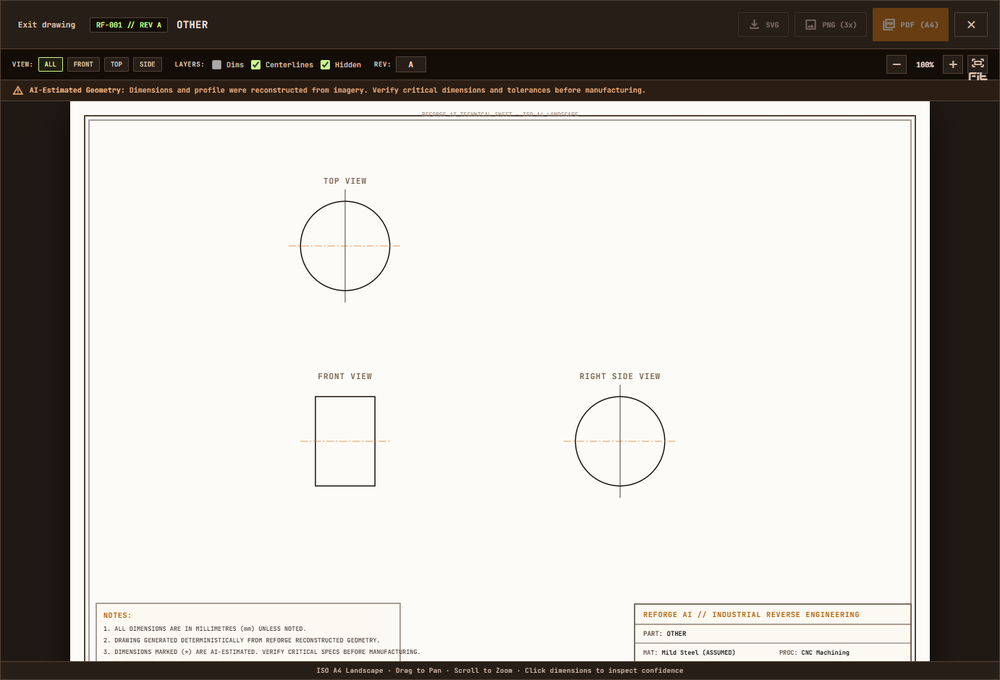
#> input picture report_case/brake/drawing.png, 1000 x 680 px, shrunk from 1382 x 940 before the run
$ python -i quality.py   (imports and definitions only)   (older library calls are emulated)
#> lines starting #> are read from the running program, lines starting #| are printed output that depends on the picture; after the words box and inside, x2 and y2 are one past the last pixel; in counts of white or black regions, pixels touching at a corner belong together
"""
quality.py — Per-image quality metrics using OpenCV and NumPy.
No GUI calls; headless only.
"""
from __future__ import annotations

import numpy as np
import cv2


def compute_quality(rgb: np.ndarray) -> dict:
    """
    Compute quality metrics for a single RGB image.

    Args:
        rgb: np.ndarray of shape (H, W, 3), dtype uint8

    Returns:
        dict with keys:
            blur_score         : float — Laplacian variance (higher = sharper)
            contrast_score     : float — grayscale std dev
            clipped_fraction   : float in [0, 1] — fraction of pixels near black or white
            foreground_occupancy : float in [0, 1] — estimated foreground fraction via Otsu
    """
    gray = cv2.cvtColor(rgb, cv2.COLOR_RGB2GRAY)

    # Blur: Laplacian variance — higher is sharper
    blur_score = float(cv2.Laplacian(gray, cv2.CV_64F).var())
#> blur_score = 1547.5

    # Contrast: standard deviation of grayscale
    contrast_score = float(gray.std())
#> contrast_score = 100.3

    # Clipped fraction: near-black (<5) or near-white (>250)
    total_pixels = gray.size
#> total_pixels = 680000
    clipped = int(np.sum(gray < 5) + np.sum(gray > 250))
#> clipped = 428730
    clipped_fraction = float(clipped / total_pixels) if total_pixels > 0 else 0.0
#> clipped_fraction = 0.63

    # Foreground occupancy via Otsu thresholding
    # Otsu separates background from foreground; we use the larger class as background
    if gray.std() < 1e-3:
        # Completely flat image — no foreground
        foreground_occupancy = 0.0
    else:
        _, binary = cv2.threshold(gray, 0, 255, cv2.THRESH_BINARY + cv2.THRESH_OTSU)
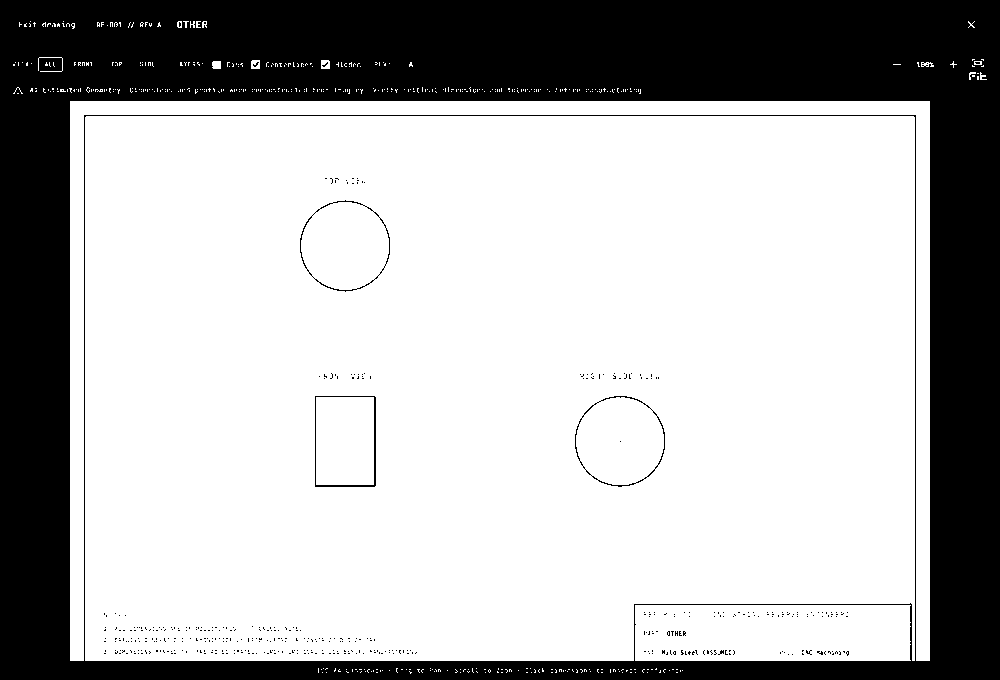
#> binary: shape (680, 1000); 70.5% white; 433 black regions (429 under 20 px), largest, box (x1, y1, x2, y2) and area: (0, 0, 1000, 680) 198787, (315, 396, 376, 487) 445, (575, 396, 665, 487) 341, (300, 200, 390, 292) 326
        foreground_pixels = int(np.sum(binary > 0))
#> foreground_pixels = 479144
        background_pixels = total_pixels - foreground_pixels
#> background_pixels = 200856
        # Pick the smaller region as "foreground" (component of interest)
        fg = min(foreground_pixels, background_pixels)
#> fg = 200856
        foreground_occupancy = float(fg / total_pixels) if total_pixels > 0 else 0.0
#> foreground_occupancy = 0.295

    return {
        "blur_score": blur_score,
        "contrast_score": contrast_score,
        "clipped_fraction": clipped_fraction,
        "foreground_occupancy": foreground_occupancy,
    }

>>> import cv2
>>> picture = cv2.cvtColor(cv2.imread('../../report_case/brake/drawing.png'), cv2.COLOR_BGR2RGB)
>>> result = compute_quality(picture)
#> result = {'blur_score': 1547.5, 'contrast_score': 100.3, 'clipped_fraction': 0.63, 'foreground_occupancy': 0.295}

$ run again, on report_case/brake/input.png
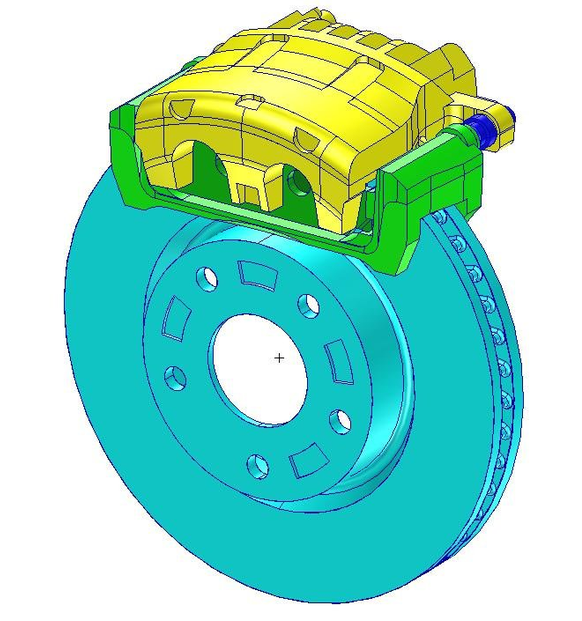
#> input picture report_case/brake/input.png, 582 x 621 px
#> in compute_quality, `gray = cv2.cvtColor(rgb, cv2.COLOR_RGB2GRAY)`:
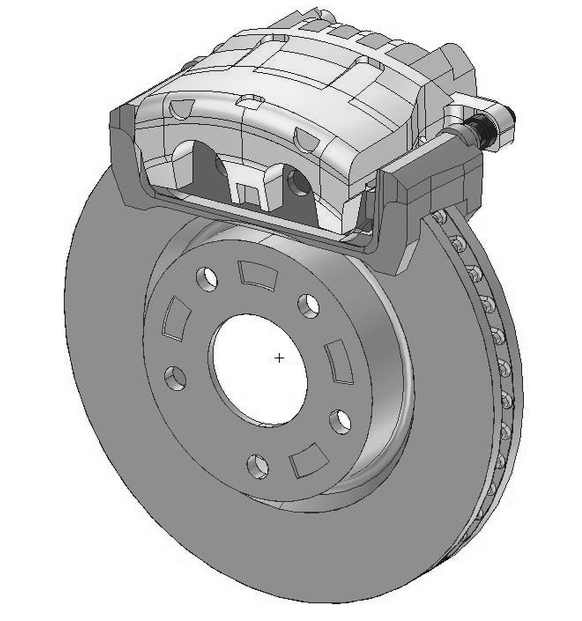
#> gray: shape (621, 582); min 0, max 255, mean 194.4
#> blur_score = 4150
#> contrast_score = 60.55
#> clipped = 151887
#> clipped_fraction = 0.42
#> in compute_quality, `_, binary = cv2.threshold(gray, 0, 255, cv2.THRESH_BINARY + cv2.THRESH..`:
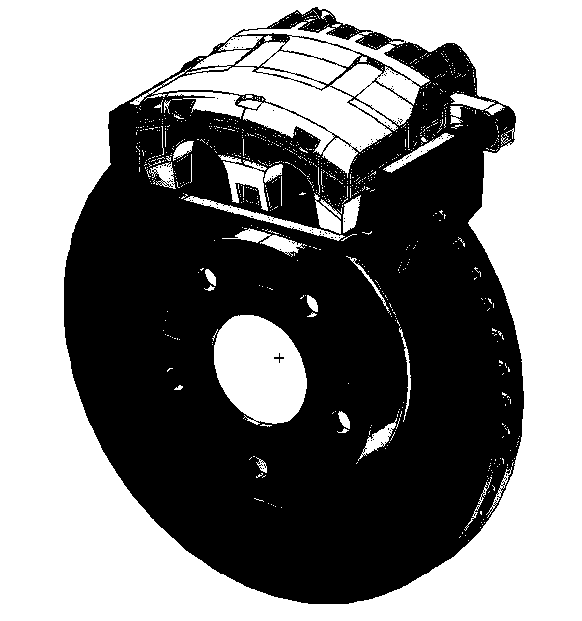
#> binary: shape (621, 582); 51.1% white; 93 black regions (91 under 20 px), largest, box (x1, y1, x2, y2) and area: (64, 7, 524, 604) 176552, (274, 353, 284, 363) 28
#> foreground_pixels = 184725
#> background_pixels = 176697
#> foreground_occupancy = 0.489
#> result = {'blur_score': 4150, 'contrast_score': 60.55, 'clipped_fraction': 0.42, 'foreground_occupancy': 0.489}
